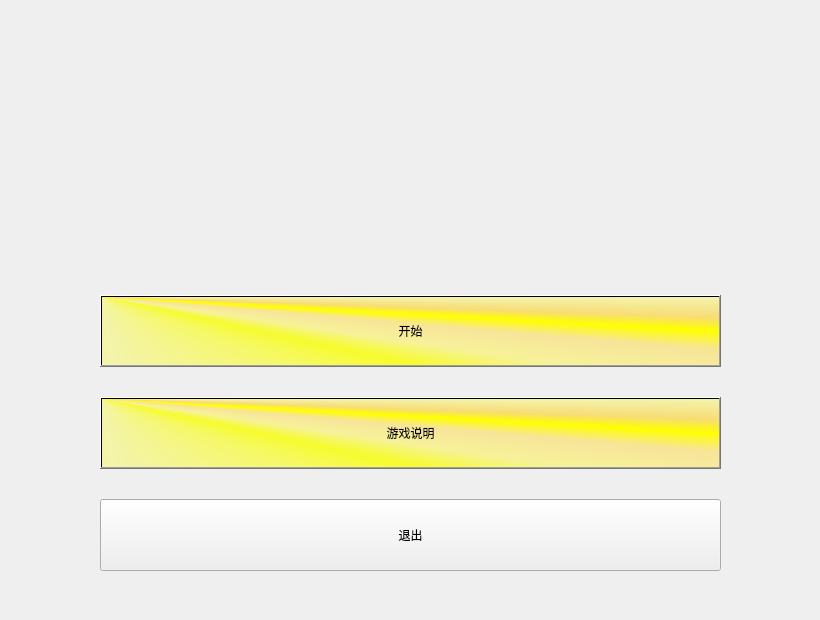
<?xml version="1.0" encoding="UTF-8"?>
<ui version="4.0">
 <class>MainWindow</class>
 <widget class="QWidget" name="MainWindow">
  <property name="geometry">
   <rect>
    <x>0</x>
    <y>0</y>
    <width>820</width>
    <height>620</height>
   </rect>
  </property>
  <property name="minimumSize">
   <size>
    <width>0</width>
    <height>0</height>
   </size>
  </property>
  <property name="windowTitle">
   <string>MainWindow</string>
  </property>
  <property name="styleSheet">
   <string notr="true"/>
  </property>
  <widget class="QWidget" name="verticalLayoutWidget">
   <property name="geometry">
    <rect>
     <x>0</x>
     <y>0</y>
     <width>821</width>
     <height>621</height>
    </rect>
   </property>
   <layout class="QVBoxLayout" name="HeadContainer" stretch="5,1,2,2,2">
    <property name="spacing">
     <number>30</number>
    </property>
    <property name="leftMargin">
     <number>100</number>
    </property>
    <property name="topMargin">
     <number>50</number>
    </property>
    <property name="rightMargin">
     <number>100</number>
    </property>
    <property name="bottomMargin">
     <number>50</number>
    </property>
    <item>
     <widget class="QLabel" name="Title">
      <property name="minimumSize">
       <size>
        <width>0</width>
        <height>0</height>
       </size>
      </property>
      <property name="styleSheet">
       <string notr="true">image: url(:/Image/title.png);
background-color: rgba(255, 255, 255, 0);</string>
      </property>
      <property name="text">
       <string/>
      </property>
     </widget>
    </item>
    <item>
     <spacer name="verticalSpacer">
      <property name="orientation">
       <enum>Qt::Vertical</enum>
      </property>
      <property name="sizeHint" stdset="0">
       <size>
        <width>20</width>
        <height>40</height>
       </size>
      </property>
     </spacer>
    </item>
    <item>
     <widget class="QPushButton" name="StartButton">
      <property name="sizePolicy">
       <sizepolicy hsizetype="Minimum" vsizetype="Minimum">
        <horstretch>0</horstretch>
        <verstretch>0</verstretch>
       </sizepolicy>
      </property>
      <property name="minimumSize">
       <size>
        <width>0</width>
        <height>0</height>
       </size>
      </property>
      <property name="font">
       <font>
        <family>Agency FB</family>
       </font>
      </property>
      <property name="styleSheet">
       <string notr="true">background-color: qconicalgradient(cx:0, cy:0, angle:135, stop:0 rgba(255, 255, 0, 69), stop:0.375 rgba(255, 255, 0, 69), stop:0.423533 rgba(251, 255, 0, 145), stop:0.45 rgba(247, 255, 0, 208), stop:0.477581 rgba(255, 244, 71, 130), stop:0.518717 rgba(255, 218, 71, 130), stop:0.55 rgba(255, 255, 0, 255), stop:0.57754 rgba(255, 203, 0, 130), stop:0.625 rgba(255, 255, 0, 69), stop:1 rgba(255, 255, 0, 69));</string>
      </property>
      <property name="text">
       <string>开始</string>
      </property>
      <property name="flat">
       <bool>false</bool>
      </property>
     </widget>
    </item>
    <item>
     <widget class="QPushButton" name="HelpButton">
      <property name="sizePolicy">
       <sizepolicy hsizetype="Minimum" vsizetype="Minimum">
        <horstretch>0</horstretch>
        <verstretch>0</verstretch>
       </sizepolicy>
      </property>
      <property name="minimumSize">
       <size>
        <width>0</width>
        <height>0</height>
       </size>
      </property>
      <property name="font">
       <font>
        <family>Agency FB</family>
       </font>
      </property>
      <property name="styleSheet">
       <string notr="true">background-color: qconicalgradient(cx:0, cy:0, angle:135, stop:0 rgba(255, 255, 0, 69), stop:0.375 rgba(255, 255, 0, 69), stop:0.423533 rgba(251, 255, 0, 145), stop:0.45 rgba(247, 255, 0, 208), stop:0.477581 rgba(255, 244, 71, 130), stop:0.518717 rgba(255, 218, 71, 130), stop:0.55 rgba(255, 255, 0, 255), stop:0.57754 rgba(255, 203, 0, 130), stop:0.625 rgba(255, 255, 0, 69), stop:1 rgba(255, 255, 0, 69));</string>
      </property>
      <property name="text">
       <string>游戏说明</string>
      </property>
     </widget>
    </item>
    <item>
     <widget class="QPushButton" name="ExitButton">
      <property name="sizePolicy">
       <sizepolicy hsizetype="Minimum" vsizetype="Minimum">
        <horstretch>0</horstretch>
        <verstretch>0</verstretch>
       </sizepolicy>
      </property>
      <property name="minimumSize">
       <size>
        <width>0</width>
        <height>0</height>
       </size>
      </property>
      <property name="font">
       <font>
        <family>Agency FB</family>
       </font>
      </property>
      <property name="styleSheet">
       <string notr="true">background-color: qconicalgradient(cx:0, cy:0, angle:135, stop:0 rgba(0, 255, 255, 69), stop:0.375 rgba(0, 73, 255, 69), stop:0.421296 rgba(0, 141, 255, 145), stop:0.43318 rgba(102, 168, 188, 171), stop:0.437788 rgba(85, 207, 195, 181), stop:0.442396 rgba(67, 225, 225, 192), stop:0.447005 rgba(56, 222, 244, 202), stop:0.45 rgba(0, 255, 238, 208), stop:0.456221 rgba(70, 253, 229, 191), stop:0.460829 rgba(27, 225, 251, 178), stop:0.470046 rgba(94, 209, 247, 151), stop:0.477581 rgba(71, 222, 255, 130), stop:0.520737 rgba(71, 197, 255, 130), stop:0.55 rgba(0, 234, 255, 255), stop:0.576037 rgba(0, 234, 255, 130), stop:0.625 rgba(36, 0, 255, 69), stop:1 rgba(0, 255, 255, 69));
selection-color: rgba(255, 255, 255, 0);</string>
      </property>
      <property name="text">
       <string>退出</string>
      </property>
     </widget>
    </item>
   </layout>
  </widget>
 </widget>
 <resources/>
 <connections/>
</ui>
